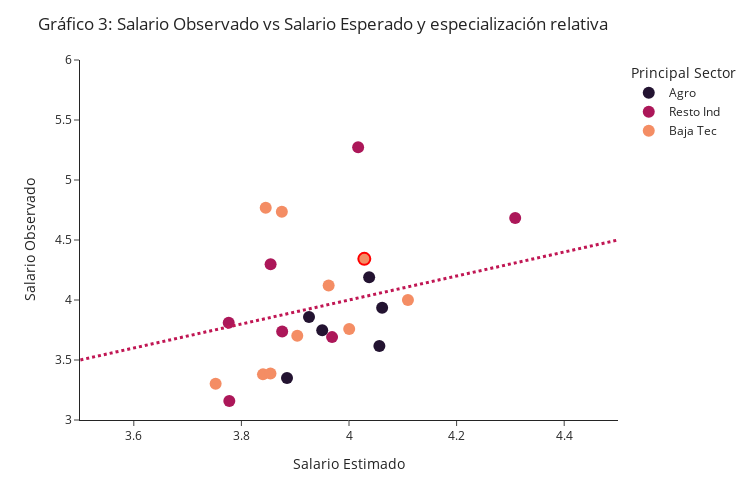

Notebook code cell kept with this figure:
### Code cell
fig = px.scatter(wage_comp[wage_comp['City']!='Manizales'], x="Salario Estimado", y="Salario Observado", color="Principal Sector",
                 hover_data=["City","Salario Observado","Salario Estimado","Principal Sector"],
                 template='simple_white',
                 color_discrete_sequence=[colors[1],colors[8],colors[15]],
                 #color="color",
                 width=750,
                 height=500
                )

fig.add_trace(
        go.Scatter(
        mode='markers',
        x=wage_comp[wage_comp['City']=='Manizales']['Salario Estimado'],
        y=wage_comp[wage_comp['City']=='Manizales']['Salario Observado'],
        marker=dict(
            color=colors[15],
            size=12,
            line=dict(
                color='red',
                width=2
            )
        ),
        showlegend=False,
        text='City: {0}<br />Salario Observado: {1}<br />Salario Estimado: {2}<br />Principal Sector: {3}'.format('Manizales', 4.34, 4.03, 'Ratio Resto Ind'),
        hoverinfo='text'
    )
)



fig.update_traces(marker=dict(size=12),
                  selector=dict(mode='markers')
                 )

fig.update_layout(xaxis_range=[3.5,4.5],
                  yaxis_range=[3,6],
                  title='Gráfico 3: Salario Observado vs Salario Esperado y especialización relativa'
                 )


fig.add_shape( # add a "target" line
    type="line", line_color=colors[9], line_width=3, opacity=1, line_dash="dot",
    x0=3, x1=12, xref="x", y0=3, y1=12, yref="y"
)

fig.show()
fig.write_html(file="informe/images/estimado_vs_observado.html",full_html=False,include_plotlyjs='cdn')

### Figure 1 — Plotly figure (JSON) as saved in the notebook; plotly's stock layout.template omitted (floating-point values rounded to 4 significant figures)
{"data": [{"customdata": [["Armenia", "Agro"], ["Neiva", "Agro"], ["Quibdo", "Agro"], ["Riohacha", "Agro"], ["Valledupar", "Agro"], ["Villavicencio", "Agro"]], "hovertemplate": "Principal Sector=%{customdata[1]}<br>Salario Estimado=%{x}<br>Salario Observado=%{y}<br>City=%{customdata[0]}<extra></extra>", "legendgroup": "Agro", "marker": {"color": "#231331", "size": 12, "symbol": "circle"}, "mode": "markers", "name": "Agro", "orientation": "v", "showlegend": true, "type": "scatter", "x": [4.062, 4.037, 4.056, 3.95, 3.885, 3.926], "xaxis": "x", "y": [3.936, 4.19, 3.617, 3.747, 3.35, 3.859], "yaxis": "y"}, {"customdata": [["Barranquilla", "Resto Ind"], ["Bogota", "Resto Ind"], ["Cali", "Resto Ind"], ["Cartagena", "Resto Ind"], ["Pasto", "Resto Ind"], ["Sincelejo", "Resto Ind"], ["Tunja", "Resto Ind"]], "hovertemplate": "Principal Sector=%{customdata[1]}<br>Salario Estimado=%{x}<br>Salario Observado=%{y}<br>City=%{customdata[0]}<extra></extra>", "legendgroup": "Resto Ind", "marker": {"color": "#ac1759", "size": 12, "symbol": "circle"}, "mode": "markers", "name": "Resto Ind", "orientation": "v", "showlegend": true, "type": "scatter", "x": [3.776, 4.017, 3.854, 3.876, 3.969, 3.778, 4.309], "xaxis": "x", "y": [3.811, 5.272, 4.299, 3.738, 3.691, 3.158, 4.682], "yaxis": "y"}, {"customdata": [["Bucaramanga", "Baja Tec"], ["Cucuta", "Baja Tec"], ["Florencia", "Baja Tec"], ["Ibague", "Baja Tec"], ["Medellin", "Baja Tec"], ["Monteria", "Baja Tec"], ["Pereira", "Baja Tec"], ["Popayan", "Baja Tec"], ["Santa Marta", "Baja Tec"]], "hovertemplate": "Principal Sector=%{customdata[1]}<br>Salario Estimado=%{x}<br>Salario Observado=%{y}<br>City=%{customdata[0]}<extra></extra>", "legendgroup": "Baja Tec", "marker": {"color": "#f48d64", "size": 12, "symbol": "circle"}, "mode": "markers", "name": "Baja Tec", "orientation": "v", "showlegend": true, "type": "scatter", "x": [3.875, 3.752, 4.0, 3.904, 3.845, 3.84, 3.962, 4.11, 3.854], "xaxis": "x", "y": [4.736, 3.303, 3.759, 3.703, 4.77, 3.38, 4.12, 4.001, 3.388], "yaxis": "y"}, {"hoverinfo": "text", "marker": {"color": "#f48d64", "line": {"color": "red", "width": 2}, "size": 12}, "mode": "markers", "showlegend": false, "text": "City: Manizales<br />Salario Observado: 4.34<br />Salario Estimado: 4.03<br />Principal Sector: Ratio Resto Ind", "type": "scatter", "x": [4.028], "y": [4.343]}], "layout": {"height": 500, "legend": {"title": {"text": "Principal Sector"}, "tracegroupgap": 0}, "margin": {"t": 60}, "shapes": [{"line": {"color": "#c01653", "dash": "dot", "width": 3}, "opacity": 1, "type": "line", "x0": 3, "x1": 12, "xref": "x", "y0": 3, "y1": 12, "yref": "y"}], "title": {"text": "Gráfico 3: Salario Observado vs Salario Esperado y especialización relativa"}, "width": 750, "xaxis": {"anchor": "y", "domain": [0, 1], "range": [3.5, 4.5], "title": {"text": "Salario Estimado"}, "type": "linear"}, "yaxis": {"anchor": "x", "domain": [0, 1], "range": [3, 6], "title": {"text": "Salario Observado"}, "type": "linear"}}}
